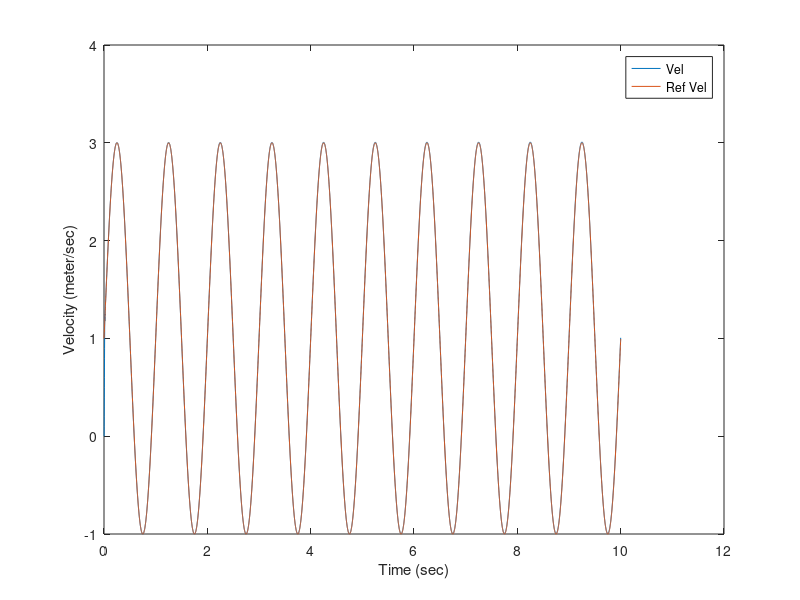
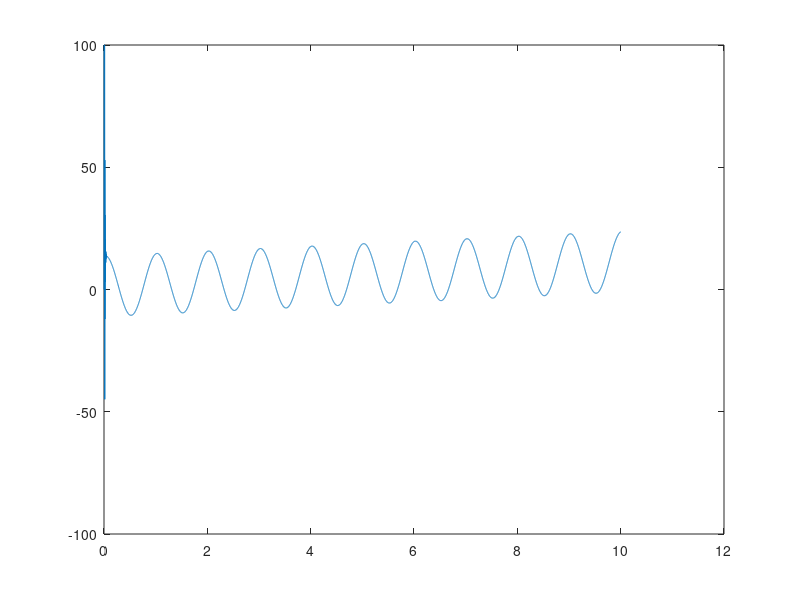

Reproduce these figures in MATLAB, in order.
%%%%%%%%%%%%%%%%%%%%%%%%%%%%%%%%%%%%%%%%%%%%%%%%%%%%%%%%%%%%%%%%%%%%%%%%%%%
%%%%%%%%%%%%%%%%%%%%%%%%%%%%%%%%%%%%%%%%%%%%%%%%%%%%%%%%%%%%%%%%%%%%%%%%%%%
%% reading data in matlab

clear all;
close all;
clc;

fileID = fopen('ver1MCK.txt','r');
formatSpec = '%f %f %f %f %f';
sizeA = [5 Inf];
systemResult = fscanf(fileID,formatSpec,sizeA);
systemResult = systemResult';

fclose(fileID);

%% new creation
x1 = systemResult(:,1);
x2 = systemResult(:,2);
xRef = systemResult(:,3);
u = systemResult(:,4);
t = systemResult(:,5);

figure
plot(t,x2)
hold on
plot(t,xRef)
legend("Vel","Ref Vel")
xlabel("Time (sec)")
ylabel("Velocity (meter/sec)")

figure
plot(t,u)
